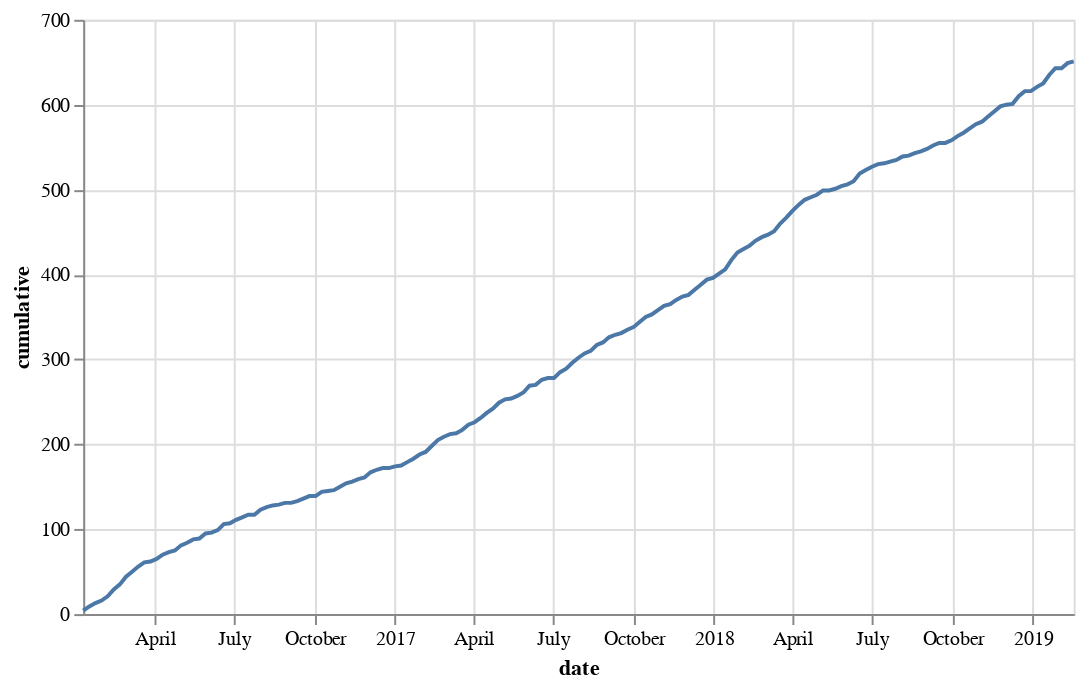

Notebook cell for this chart:
### Code cell
line = alt.Chart(data=unique.reset_index(), width=500).mark_line().encode(x='date', y='cumulative')
line

### Figure 1 — Vega-Lite specification as saved in the notebook (floating-point values rounded to 4 significant figures; data arrays with more than 128 entries replaced by an {"elided": "..."} marker saying what was removed)
{"$schema": "https://vega.github.io/schema/vega-lite/v2.6.0.json", "config": {"view": {"height": 300, "width": 400}}, "data": {"name": "data-56cfb4646116cd3f8fb017ed4d54ca3f"}, "datasets": {"data-56cfb4646116cd3f8fb017ed4d54ca3f": {"elided": "163 records"}}, "encoding": {"x": {"field": "date", "type": "temporal"}, "y": {"field": "cumulative", "type": "quantitative"}}, "mark": "line", "width": 500}
